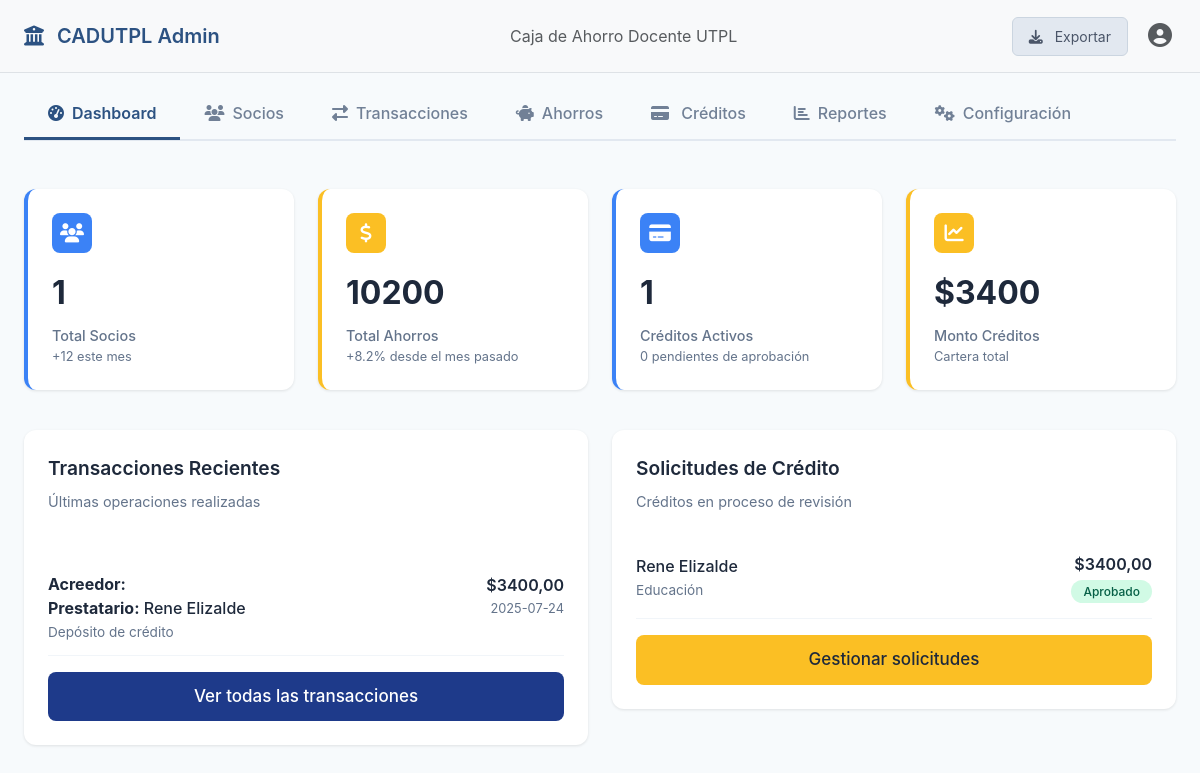
Page /home/admin/ on the earlier database version.
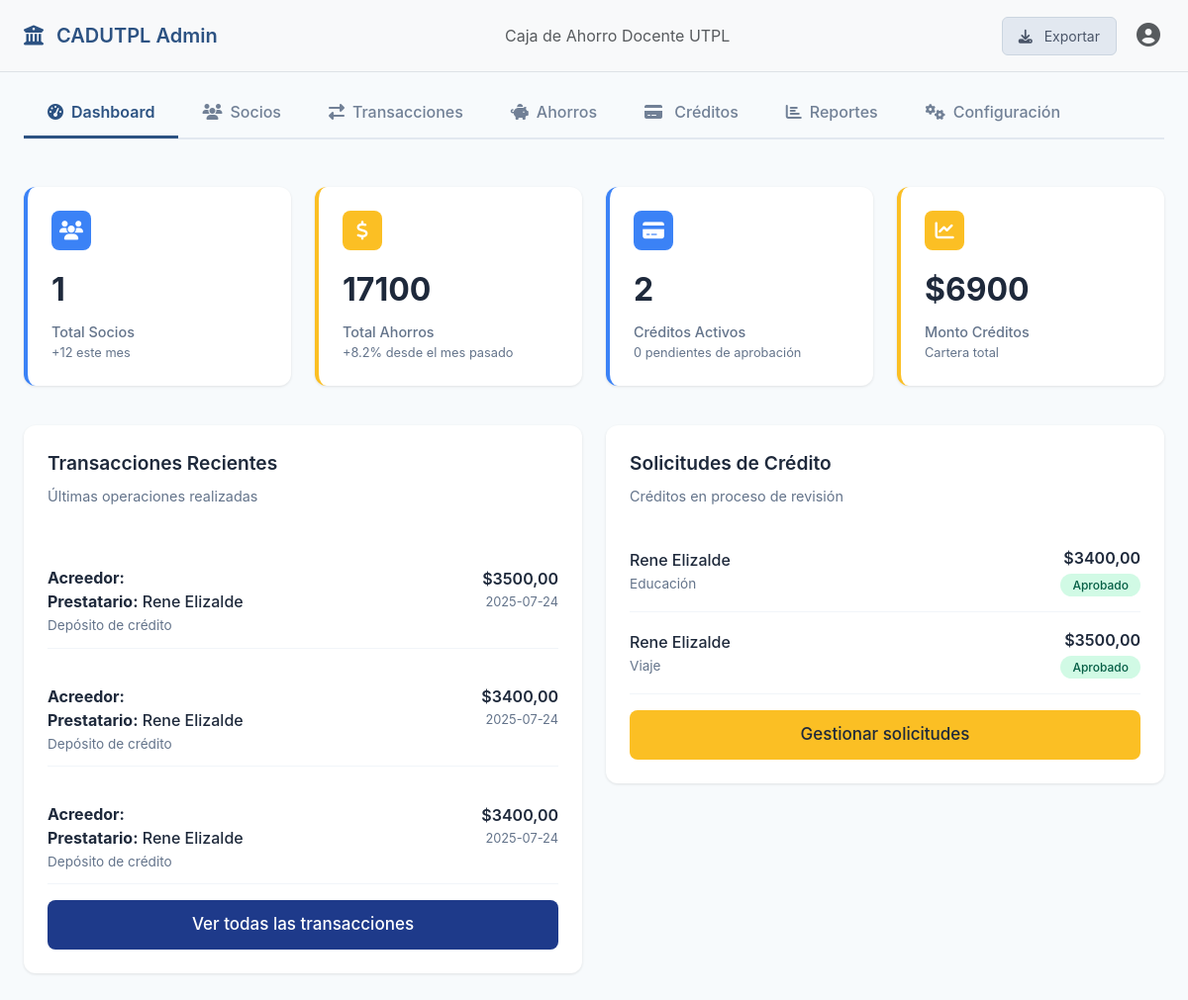
Same page on the later database version.
### transactions/models.py (models this page shows, shortened)
class Transaction(models.Model):
    TRANSACTION_TYPES = [
        ("DEPOSIT", "Depósito"),
        ("WITHDRAWAL", "Retiro"),
        ("TRANSFER_SENT", "Transferencia enviada"),
        ("TRANSFER_RECEIVED", "Transferencia recibida"),
        ("PAYMENT", "Pago"),
        ("REFUND", "Reembolso"),
        ("CREDIT_DEPOSIT", "Depósito de crédito"),
        ("CREDIT_PAYMENT", "Pago de crédito"),
        ("SAVINGS_DEPOSIT", "Depósito a objetivo de ahorro"),
        ("SAVINGS_WITHDRAWAL", "Retiro de objetivo de ahorro"),
        ("SAVINGS_RETURN", "Devolución de fondos de objetivo"),
    ]
    STATUS_CHOICES = [
        ("PENDING", "Pendiente"),
        ("COMPLETED", "Completada"),
        ("FAILED", "Fallida"),
        ("CANCELLED", "Cancelada"),
    ]
    wallet = models.ForeignKey(
        Wallet, on_delete=models.CASCADE, related_name="transactions"
    )
    transaction_type = models.CharField(max_length=20, choices=TRANSACTION_TYPES)
    amount = models.DecimalField(max_digits=10, decimal_places=2)
    recipient = models.ForeignKey(
        CustomUser,
        on_delete=models.SET_NULL,
        null=True,
        blank=True,
        related_name="received_transactions",
    )
    description = models.CharField(max_length=255)
    status = models.CharField(
        max_length=20, choices=STATUS_CHOICES, default="COMPLETED"
    )
    reference_number = models.CharField(max_length=50, unique=True)
    created_at = models.DateTimeField(auto_now_add=True)
    updated_at = models.DateTimeField(auto_now=True)
    class Meta:
        ordering = ["-created_at"]
        db_table = "transactions"

### wallets/models.py (models this page shows, shortened)
class Wallet(models.Model):
    user = models.OneToOneField(CustomUser, on_delete=models.CASCADE, related_name='wallet')
    balance = models.DecimalField(max_digits=10, decimal_places=2, default=0)
    total_credit_line = models.DecimalField(max_digits=10, decimal_places=2, default=2000)
    available_credit = models.DecimalField(max_digits=10, decimal_places=2, default=2000)
    created_at = models.DateTimeField(auto_now_add=True)
    updated_at = models.DateTimeField(auto_now=True)

### users/models.py (models this page shows, shortened)
class CustomUser(AbstractUser):
    username = models.CharField(
        max_length=150,
        unique=True,
        verbose_name="Nombre de usuario",
        null=True,
        blank=True,  # Permite que sea opcional para los usuarios normales
    )
    email = models.EmailField(unique=True)
    phone = models.CharField(max_length=15, blank=True, null=True)
    document_type = models.CharField(
        max_length=20,
        choices=[("CEDULA", "CEDULA"), ("RUC", "RUC"), ("PASSPORT", "Pasaporte")],
    )
    document_number = models.CharField(max_length=20)
    reference_number = models.CharField(max_length=100, unique=True, default=uuid.uuid4)
    address = models.CharField(max_length=255, blank=True)
    profile_picture = models.ImageField(
        upload_to="profile_pictures/", blank=True, null=True
    )
    account_balance = models.DecimalField(max_digits=10, decimal_places=2, default=0)
    is_verified = models.BooleanField(default=False)
    preferred_currency = models.CharField(max_length=3, default="USD")
    preferred_language = models.CharField(max_length=2, default="es")
    created_at = models.DateTimeField(auto_now_add=True)
    updated_at = models.DateTimeField(auto_now=True)
    USERNAME_FIELD = "email"  # El email sigue siendo el identificador único
    REQUIRED_FIELDS = [
        "username"
    ]  # Hacer que username sea requerido para superusuarios
    objects = CustomUserManager()  # Asignar el manager personalizado
    class Meta:
        db_table = "custom_users"

### credits/models.py (models this page shows, shortened)
class Credit(models.Model):
    STATUS_CHOICES = (
        ('pending', 'Pendiente'),
        ('approved', 'Aprobado'),
        ('rejected', 'Rechazado'),
        ('paid', 'Pagado'),
        ('defaulted', 'Incumplido'),
    )
    TERM_CHOICES = (
        (12, '12 meses'),
        (24, '24 meses'),
        (36, '36 meses'),
        (48, '48 meses'),
    )
    wallet = models.ForeignKey(Wallet, on_delete=models.CASCADE, related_name='credits')
    amount = models.DecimalField(max_digits=10, decimal_places=2)
    interest_rate = models.DecimalField(max_digits=5, decimal_places=2)
    term = models.IntegerField(choices=TERM_CHOICES)  # Plazo en meses
    purpose = models.CharField(max_length=255, blank=True, null=True)
    estimated_monthly_payment = models.DecimalField(max_digits=10, decimal_places=2)
    status = models.CharField(max_length=20, choices=STATUS_CHOICES, default='pending')
    created_at = models.DateTimeField(auto_now_add=True)
    updated_at = models.DateTimeField(auto_now=True)

### home/views.py (the view)
# urls.py: path('home/admin/', admin_dashboard_view, name='admin_home'),
def admin_dashboard_view(request):
    if request.user.is_authenticated and not request.user.is_staff:
        return redirect('home')
    total_socios = CustomUser.objects.filter(is_staff=False).count()
    socios_verificados = CustomUser.objects.filter(
        is_verified=True, is_staff=False
    ).count()
    credit_applications = Credit.objects.filter(
        status__in=["pending", "approved"]
    ).select_related("wallet__user")
    active_credits = Credit.objects.filter(status="approved").select_related(
        "wallet__user"
    )
    pending_credits = Credit.objects.filter(status="pending").select_related(
        "wallet__user"
    )
    total_active_credits = active_credits.count()
    total_pending_credits = pending_credits.count()
    total_monto_creditos_activos = (
            active_credits.aggregate(total=Sum("amount"))["total"] or 0
    )
    total_approved_credits = (
            Credit.objects.filter(status="approved").aggregate(total=Sum("amount"))["total"]
            or 0
    )
    total_saldo_general = (
            Wallet.objects.filter(user__is_active=True, user__is_staff=False).aggregate(
                total=Sum("balance")
            )["total"]
            or 0
    )
    transacciones_recientes = (
        Transaction.objects
        .filter(wallet__user__is_staff=False)
        .select_related("wallet__user")
        .order_by("-created_at")[:10]
    )
    context = {
        "total_socios": total_socios,
        "socios_verificados": socios_verificados,
        "credit_applications": credit_applications,
        "active_credits": active_credits,
        "pending_credits": pending_credits,
        "total_active_credits": total_active_credits,
        "total_pending_credits": total_pending_credits,
        "total_monto_creditos_activos": total_monto_creditos_activos,
        "total_approved_credits": total_approved_credits,
        "total_saldo_general": total_saldo_general,
        "transacciones_recientes": transacciones_recientes,
    }
    return render(request, "home/admin_home.html", context)

### home/templates/home/admin_home.html (shortened to what the changed rows need)
<!DOCTYPE html>
<html lang="es">
<head>
    <link href="https://cdnjs.cloudflare.com/ajax/libs/bootstrap/5.3.0/css/bootstrap.min.css" rel="stylesheet">
    <link href="https://cdnjs.cloudflare.com/ajax/libs/font-awesome/6.4.0/css/all.min.css" rel="stylesheet">
</head>
<body>
    <div class="container-fluid px-4 main-content">
        {% block content %}
        <div class="row mb-4">
            <div class="col-md-3 mb-3">
                <div class="metric-card savings">
                    <div class="metric-icon savings">
                        <i class="fas fa-dollar-sign"></i>
                    </div>
                    <div class="metric-value">{{ total_saldo_general }}</div>
                    <div class="metric-label">Total Ahorros</div>
                    <div class="metric-change">+8.2% desde el mes pasado</div>
                </div>
            </div>
            <div class="col-md-3 mb-3">
                <div class="metric-card credits">
                    <div class="metric-icon credits">
                        <i class="fas fa-credit-card"></i>
                    </div>
                    <div class="metric-value">{{ total_active_credits }}</div>
                    <div class="metric-label">Créditos Activos</div>
                    <div class="metric-change">{{ total_pending_credits }} pendientes de aprobación</div>
                </div>
            </div>
            <div class="col-md-3 mb-3">
                <div class="metric-card amount">
                    <div class="metric-icon amount">
                        <i class="fas fa-chart-line"></i>
                    </div>
                    <div class="metric-value">${{ total_approved_credits }}</div>
                    <div class="metric-label">Monto Créditos</div>
                    <div class="metric-change">Cartera total</div>
                </div>
            </div>
        </div>
        <div class="row">
            <div class="col-md-6">
                <div class="section-card">
                    {% for tx in transacciones_recientes %}
                    <div class="transaction-item">
                        <div>
                            <div class="transaction-user">
                                <br><b>Acreedor:</b> {{ tx.recipient.get_full_name }}
                                {% if tx.recipient %}
                                <br><b>Prestatario:</b> {{ tx.wallet.user.get_full_name }}
                                {% endif %}
                            </div>
                            <div class="transaction-type">
                                {{ tx.get_transaction_type_display }}
                            </div>
                        </div>
                        <div class="text-end">
                            <div class="transaction-amount">${{ tx.amount }}</div>
                            <div class="transaction-date">{{ tx.created_at|date:"Y-m-d" }}</div>
                        </div>
                    </div>
                    {% empty %}
                    <p>No hay transacciones recientes.</p>
                    {% endfor %}
                </div>
            </div>
            <div class="col-md-6">
                <div class="section-card">
                    {% for credit in credit_applications %}
                    <div class="credit-application">
                        <div>
                            <div class="credit-user">{{ credit.wallet.user.get_full_name }}</div>
                            <div class="credit-type">{{ credit.purpose }}</div>
                        </div>
                        <div class="text-end">
                            <div class="credit-amount">${{ credit.amount }}</div>
                            <span class="status-badge
                    {% if credit.status == 'pending' %}status-pending
                    {% elif credit.status == 'approved' %}status-approved
                    {% elif credit.status == 'rejected' %}status-rejected
                    {% else %}status-review{% endif %}">
                                {{ credit.get_status_display }}
                            </span>
                        </div>
                    </div>
                    {% empty %}
                    <p>No hay solicitudes en proceso.</p>
                    {% endfor %}
                </div>
            </div>
        </div>
        {% endblock %}
    </div>
</body>
</html>

Differences in the rows shown:
added Transaction: wallet.user.get_full_name "Rene Elizalde", transaction_type "Depósito de crédito", amount "3500,00", created_at "2025-07-24"
added Transaction: wallet.user.get_full_name "Rene Elizalde", transaction_type "Depósito de crédito", amount "3400,00", created_at "2025-07-24"
added Credit: wallet.user.get_full_name "Rene Elizalde", purpose "Viaje", amount "3500,00", status "Aprobado"
Other differences:
{{ total_saldo_general }}: "10200" → "17100"
{{ total_active_credits }}: "1" → "2"
{{ total_approved_credits }}: "3400" → "6900"
